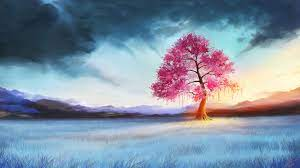
#> input picture Imgs/nature.jpg, 300 x 168 px
$ python '对比度.py'
#> lines starting #> are read from the running program, lines starting #| are printed output that depends on the picture
import cv2
import random
import matplotlib.pyplot as plt

# 读取图像
image = cv2.imread('../Imgs/nature.jpg')
#> image is the input picture: shape (168, 300, 3); mean B, G, R 162.5, 144, 128.1
# 图像灰度化
Img_Gray = cv2.cvtColor(image, cv2.COLOR_BGR2GRAY)
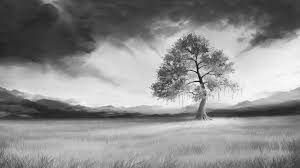
#> Img_Gray: shape (168, 300); min 6, max 252, mean 141.4
plt.subplot(2, 2, 1)
plt.title('original gray')
plt.imshow(Img_Gray, cmap="gray")

# 增大对比度
Img_Gray2 = Img_Gray*5
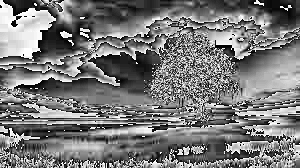
#> Img_Gray2: shape (168, 300); min 1, max 255, mean 120.7
plt.subplot(2, 2, 2)
plt.title('lighter')
plt.imshow(Img_Gray2, cmap="gray")
# plt.show()

# 减小对比度
Img_Gray3 = Img_Gray*0.0001
plt.subplot(2, 2, 3)
plt.title('darker')
plt.imshow(Img_Gray3, cmap="gray")

# 图像求补
Img_Gray4 = 255-Img_Gray
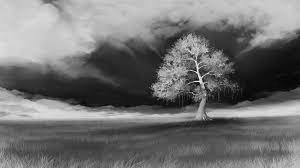
#> Img_Gray4: shape (168, 300); min 3, max 249, mean 113.6
plt.subplot(2, 2, 4)
plt.title('inverse')
plt.imshow(Img_Gray4, cmap="gray")
plt.show()
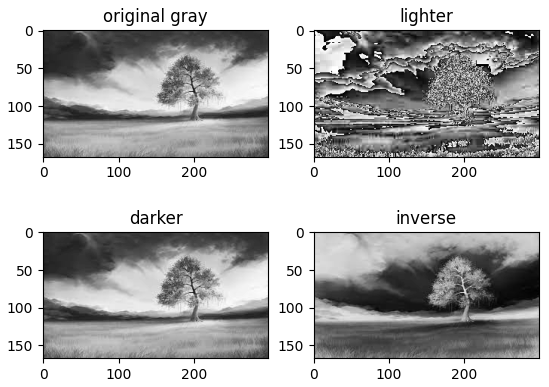
#> figure drawn by matplotlib, 4 panels

$ run again, with Imgs/chaers.jpg copied over Imgs/nature.jpg
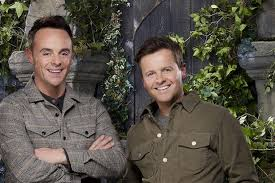
#> input picture Imgs/chaers.jpg, 275 x 183 px
#> image is the input picture: shape (183, 275, 3); mean B, G, R 70.4, 80.5, 86.4
#> `Img_Gray4 = 255-Img_Gray`:
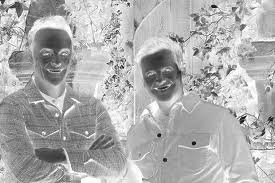
#> Img_Gray4: shape (183, 275); min 6, max 255, mean 173.9
#> `plt.show()`:
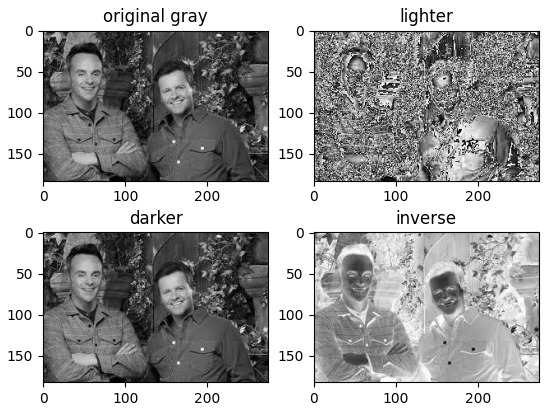
#> figure drawn by matplotlib, 4 panels
